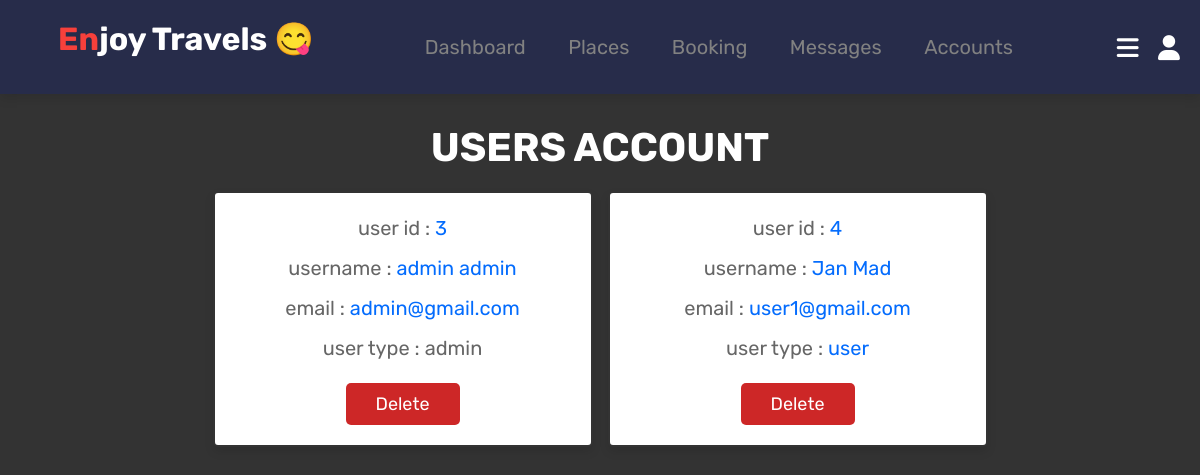
The page /admin_users.php on the database its author committed.
### tables this page shows
CREATE TABLE `users1` (
  `id` int(100) NOT NULL,
  `name` varchar(100) NOT NULL,
  `email` varchar(100) NOT NULL,
  `password` varchar(100) NOT NULL,
  `user_type` varchar(20) NOT NULL
);

### admin_users.php (the view, shortened to what this page needs)
<?php
@include 'config.php';
?>
<!DOCTYPE html>
<html lang="en">
<head>
   <link rel="stylesheet" href="https://cdnjs.cloudflare.com/ajax/libs/font-awesome/6.0.0/css/all.min.css">
   <link rel="stylesheet" href="css/admin_style2.css">
</head>
<body>
<?php @include 'admin_header.php'; ?>
<section class="users">
   <h1 class="title">users account</h1>
   <div class="box-container">
      <?php
         $select_users = mysqli_query($conn, "SELECT * FROM `users1`") or die('query failed');
         if(mysqli_num_rows($select_users) > 0){
            while($fetch_users = mysqli_fetch_assoc($select_users)){
      ?>
      <div class="box">
         <p>user id : <span><?php echo $fetch_users['id']; ?></span></p>
         <p>username : <span><?php echo $fetch_users['name']; ?></span></p>
         <p>email : <span><?php echo $fetch_users['email']; ?></span></p>
         <p>user type : <span style="color:<?php if($fetch_users['user_type'] == 'admin'){ echo 'var(--orange)'; }; ?>"><?php echo $fetch_users['user_type']; ?></span></p>
         <a href="admin_users.php?delete=<?php echo $fetch_users['id']; ?>" onclick="return confirm('delete this user?');" class="delete-btn">delete</a>
      </div>
      <?php
         }
      }
      ?>
   </div>
</section>
</body>
</html>

### css/admin_style2.css (style rules this page uses)
* { font-family: 'Rubik', sans-serif; margin:0; padding:0; box-sizing: border-box; outline: none; border:none; text-decoration: none; transition:all .2s linear; }
html { font-size: 62.5%; overflow-x: hidden; scroll-behavior: smooth; scroll-padding-top: 6.5rem; }
body { background: #333; }
section { padding:3rem 2rem; }
.title { text-align: center; margin-bottom: 2rem; color: #fff; text-transform: uppercase; font-size: 4rem; }
.btn, .delete-btn, .option-btn { display: inline-block; border-radius: .5rem; margin-top: 1rem; font-size: 1.8rem; color: #fff; cursor: pointer; padding:1rem 3rem; text-transform: capitalize; }
.delete-btn { background-color: #CD2727; }
.users .box-container { display: grid; grid-template-columns: repeat(auto-fit, 38rem); gap:1.5rem; align-items: flex-start; max-width: 1200px; margin: 0 auto; justify-content: center; }
.users .box-container .box { padding:2rem; border: .2rem solid #333; background-color: #fff; box-shadow: 0 .5rem 1rem rgba(0,0,0,.1); border-radius: .5rem; text-align: center; }
.users .box-container .box p { font-size: 2rem; color: #666; margin-bottom: 1rem; line-height: 1.5; }
.users .box-container .box p span { color: #046CFD; }
.users .box-container .box .delete-btn { margin-top: .5; }

### rows shown on the page
users1: id "3", name "admin admin", email "admin@gmail.com", user_type "admin"
users1: id "4", name "Jan Mad", email "user1@gmail.com", user_type "user"
